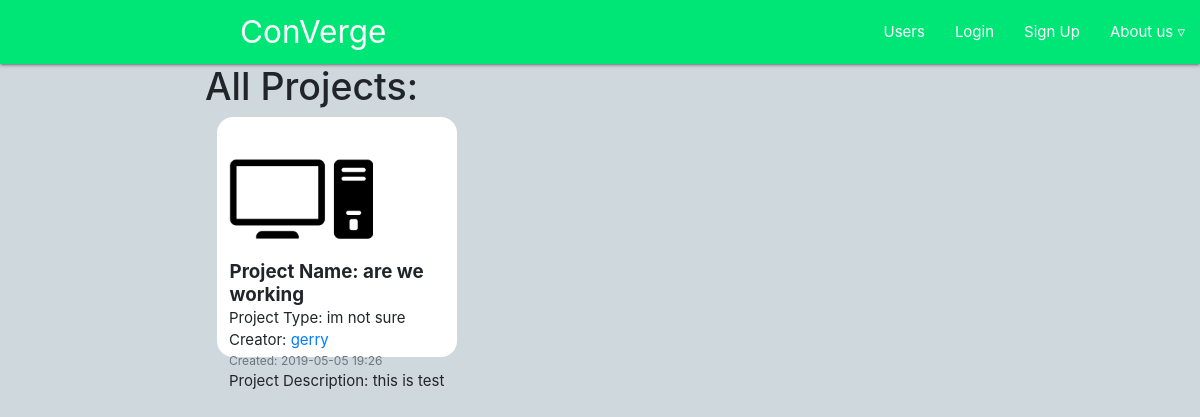
Page /publicDashboard/ on the committed database.
### users/models.py (models this page shows, shortened)
class Project(models.Model):
      dateTime = models.CharField(max_length=100)
      creator = models.ForeignKey(Profile, on_delete=models.CASCADE)
      projectName = models.CharField(max_length=100)
      projectType = models.CharField(max_length=100)
      projectDescription = models.CharField(max_length=500)
      textArea = models.TextField(max_length=10000,default="add info / planning here")
      projectPicture = models.ImageField(default='pics/defaultProject.png',upload_to='pics/')

class Profile(models.Model):
    user = models.OneToOneField(User, on_delete=models.CASCADE) #pics is the directory in the MEDIA directory to be saved
    image = models.ImageField(default='pics/default.png',upload_to='pics/') #needs pillow to be installed
    location = models.CharField(max_length=100, default=" ")
    userDescription = models.CharField('User description', max_length=1000, default='tell us about yourself')
    userInterests = models.CharField('User interests', max_length=250, default='list your interests')

### users/views.py (the view)
# urls.py: path('publicDashboard/',user_views.dashboard,name="dash"),
def dashboard(request):
    projects = Project.objects.all() #from db
    return render(request,'users/dashboard.html',{'proj':projects})

### users/templates/users/dashboard.html (shortened to what this page needs)
{% extends "main/header.html" %}
{% block content%}
<div class="row" id="main1">
  <div class="col-2"></div>
  <div class="col-9">
    <div>
      <h1>All Projects: </h1>
      {% for x in proj %}
      <div class="media1">
        <a href="/projectPage?proj1={{x.projectName}}"><img class="account-img"  src="{{x.projectPicture.url}}"></a>
        <div>
          <h5><strong>Project Name: {{x.projectName}}</strong></h5>
          <p>Project Type: {{x.projectType}}</p>
          <p>Creator: <a href="/allUsers?name1={{x.creator.user}}"> {{x.creator.user}} </a></p>
          <p class="text-muted small">Created: {{x.dateTime}}</p>
          <p>Project Description: {{x.projectDescription}}</p>
        </div>
      </div>
      {% endfor %}
    </div>
  </div>
</div>
{% endblock%}

### users/templates/users/dashboard.html (style rules this page uses)
.account-img { height: 18vh; }
.media1 { float: left; background-color:white; width: 20vw; height: 20vw; border-radius: 2vh; margin-left: 1vw; margin-bottom: 1vh; padding-left:1vw; }
p { margin: 0px; }
h5 { margin: .5px; }

### rows in the picture
Project: projectPicture (placeholder picture), projectName "are we working", projectType "im not sure", creator.user "gerry", dateTime "2019-05-05 19:26", projectDescription "this is test"
